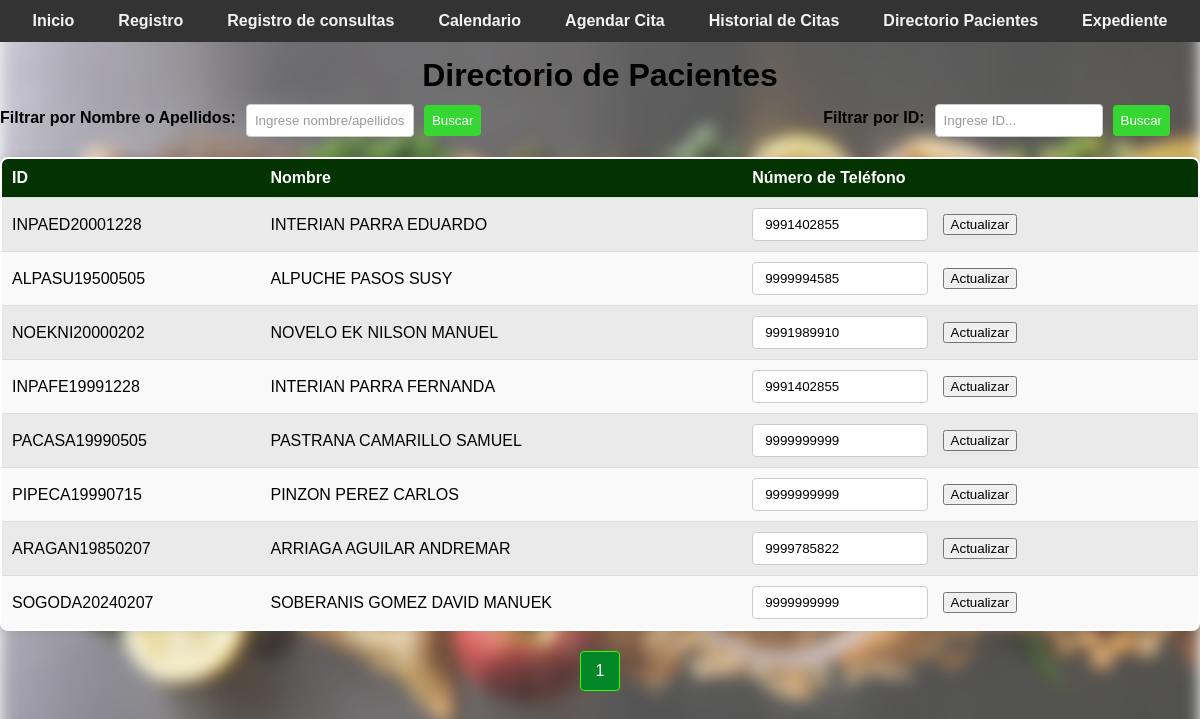
The page /directorio_pacientes on the database as committed earlier.
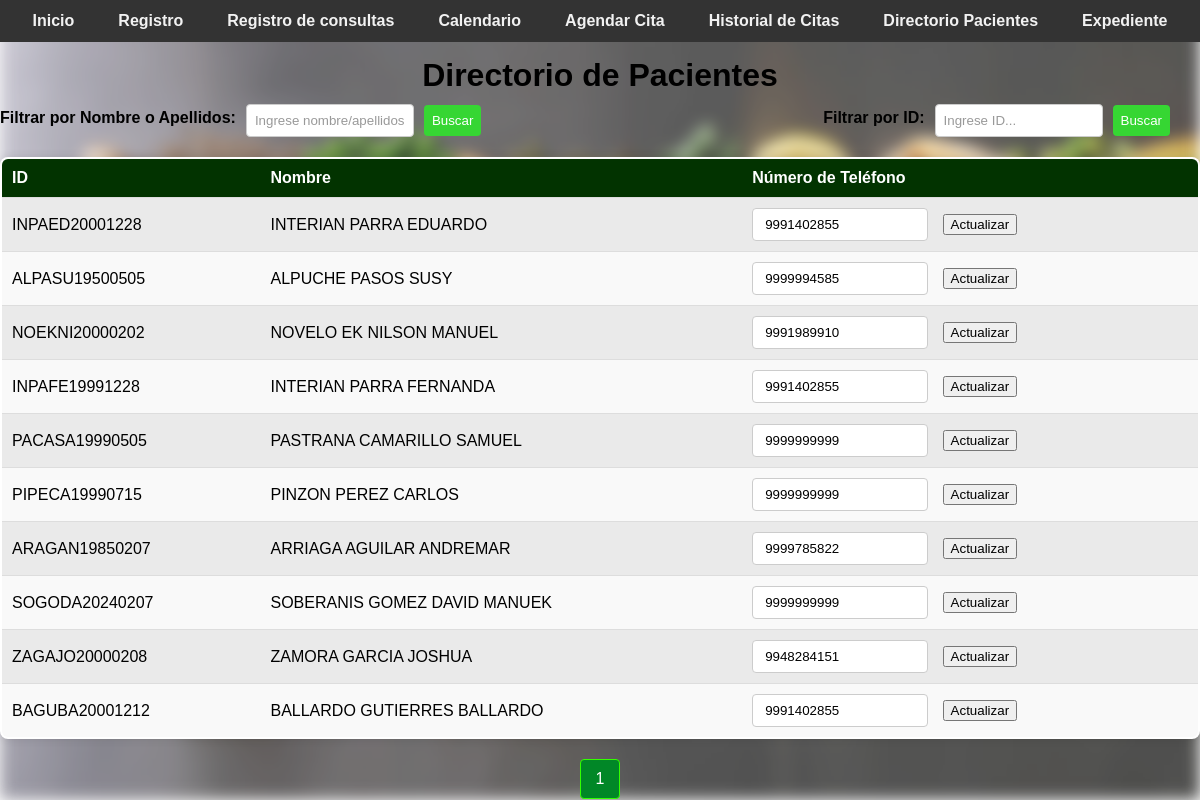
The same page on the database as committed later.
### tables this page shows
CREATE TABLE pacientes (
                    id_paciente TEXT PRIMARY KEY,
                    primer_apellido TEXT NOT NULL,
                    segundo_apellido TEXT NOT NULL,
                    nombres TEXT NOT NULL,
                    fecha_nacimiento TEXT NOT NULL,
                    religion TEXT NOT NULL,
                    escolaridad TEXT NOT NULL,
                    ocupacion TEXT NOT NULL,
                    estado_civil TEXT NOT NULL,
                    servicio_salud TEXT NOT NULL,
                    celular TEXT NOT NULL,
                    turno TEXT NOT NULL,
                    genero TEXT NOT NULL,
                    peso REAL NOT NULL,
                    altura REAL NOT NULL,
                    imc REAL NOT NULL,
                    fecha_registro TEXT NOT NULL,
                    registrado_por TEXT NOT NULL
                );

### app.py (the view, shortened to what this page needs)
@app.route('/directorio_pacientes', methods=['GET', 'POST'])
def directorio_pacientes():
    filter_text = ''
    filter_by = ''
    page = request.args.get('page', 1, type=int)
    per_page = 20
    query = "SELECT * FROM pacientes"
    params = ()
    query += " LIMIT ? OFFSET ?"
    params += (per_page, (page - 1) * per_page)
    with get_db_connection() as connection:
        cursor = connection.cursor()
        cursor.execute(query, params)
        pacientes = cursor.fetchall()
        cursor.execute("SELECT COUNT(*) FROM pacientes")
        total_pacientes = cursor.fetchone()[0]
    total_pages = (total_pacientes + per_page - 1) // per_page
    return render_template('nutricion/directorio_pacientes.html', pacientes=pacientes, page=page, total_pages=total_pages)

### app.py (called while the page is built)
def get_db_connection():
    connection = sqlite3.connect('nutricion_consulta.db')
    connection.row_factory = sqlite3.Row
    return connection

### templates/nutricion/directorio_pacientes.html (shortened to what this page needs)
<!DOCTYPE html>
<html lang="es">
<head>
    <link rel="stylesheet" href="{{ url_for('static', filename='css/style.css') }}">
</head>
<body>
    <div class="navbar" id="navbar">
        <a href="/">Inicio</a>
        <a href="/registro">Registro</a>
        <a href="/consultar">Registro de consultas</a>
        <a href="/agenda">Calendario</a>
        <a href="/agendar_cita">Agendar Cita</a>
        <a href="/historial_citas">Historial de Citas</a>
        <a href="/directorio_pacientes">Directorio Pacientes</a>
        <a href="/expediente">Expediente</a>
        </div>
<br>      <br>
    <h1>Directorio de Pacientes</h1>
    <div class="filter-container">
    <form action="{{ url_for('directorio_pacientes') }}" method="post" class="filter-form">
        <label for="filtro_apellidos">Filtrar por Nombre o Apellidos:</label>
        <input type="text" id="filtro_apellidos" name="filter_text" placeholder="Ingrese nombre/apellidos..">
        <input type="submit" value="Buscar">
    </form>
    <form action="{{ url_for('directorio_pacientes') }}" method="post" class="filter-form">
        <label for="filtro_id">Filtrar por ID:</label>
        <input type="text" id="filtro_id" name="filter_text" placeholder="Ingrese ID...">
        <input type="submit" value="Buscar">
    </form>
    </div>
    <table>
        <tr>
            <th>ID</th>
            <th>Nombre</th>
            <th>Número de Teléfono</th>
        </tr>
        {% for paciente in pacientes %}
        <tr>
            <td>{{ paciente[0] }}</td>
            <td>{{ paciente[1] }} {{ paciente[2] }} {{ paciente[3] }}</td>
            <td>
                <form method="post" style="display:inline;">
                    <input type="text" name="new_phone" value="{{ paciente[10] }}" pattern="[0-9]+" title="Ingrese al menos 10 dígitos numéricos" required minlength="10" maxlength="10">
                    <button type="submit">Actualizar</button>
                </form>
            </td>
        </tr>
        {% endfor %}
    </table>
    <div class="pagination">
        {% for p in range(1, total_pages + 1) %}
            <a href="{{ url_for('directorio_pacientes', page=p) }}" class="{{ 'active' if p == page else '' }}">{{ p }}</a>
        {% endfor %}
    </div>
</body>
</html>

### static/css/style.css (style rules this page uses)
body { font-family: Arial, sans-serif; margin: 0; padding: 0; }
body::before { content: ""; position: fixed; top: 0; left: 0; width: 100%; height: 100%; z-index: -1; background-image: url('/static/css/Imagen/fondo.jpg'); background-size: cover; filter: blur(8px); opacity: .8; }
label { font-weight: bold; }
.navbar { background-color: #333; display: flex; justify-content: center; padding: 25px 20; position: fixed; top: 0; left: 0; width: 100%; z-index: 1000; }
.navbar a { color: #f2f2f2; text-align: center; padding: 10px 20px; text-decoration: none; transition: background-color 0.3s ease, color 0.3s ease, border-color 0.3s ease; border-radius: 25px; margin: 20 5px; border: 2px solid transparent; font-weight: bold; }
.button, .btn-login, input[type="submit"] { display: inline-block; padding: 10px 20px; border-radius: 5px; cursor: pointer; text-decoration: none; transition: background-color 0.3s ease; }
label { display: inline-block; margin-bottom: 5px; }
input:required { border-color: #ff9999; }
input[type="text"]::placeholder, input[type="password"]::placeholder { color: #999; }
input[type="text"], input[type="number"], .add-button { width: 150px; padding: 8px 12px; margin-right: 10px; border-radius: 4px; border: 1px solid #ccc; cursor: pointer; }
th, td { padding: 10px; text-align: center; border-bottom: 1px solid #ddd; transition: background-color 0.3s; }
th { background-color: #333; color: #ffffff; }
tr:nth-child(even) { background-color: #f2f2f2; }
tr:nth-child(odd) { background-color: #e6e6e6; }
h1, h2, strong { color: #000000; }
h1 { margin-bottom: 10px; text-align: center; }
.filter-container { display: flex; justify-content: space-between; margin-bottom: 20px; }
.filter-form { display: flex; align-items: center; margin-right: 20px; display: flex; }
.filter-form label { margin-right: 10px; color: #000000; font-weight: bold; }
.filter-form input[type="text"], .filter-form input[type="number"], .filter-form input[type="date"], .filter-form input[type="time"], .filter-form input[type="tel"], .filter-form input[type="number,2"], .filter-form input[type="submit"] { padding: 8px; border-radius: 4px; border: 1px solid #ccc; margin-right: 10px; }
.filter-form input[type="submit"] { background-color: #36d633; color: #fff; border: none; cursor: pointer; }
table { width: 100%; margin: 0 auto; border: 2px solid #000000; border-radius: 8px; overflow: hidden; box-shadow: 0 0 10px rgba(0, 0, 0, 0.1); max-width: 100%; border-collapse: collapse; margin-bottom: 10px; background-color: #fff; opacity: 1; animation: fadeIn 0.5s ease-in-out; transition: opacity 0.5s ease-in-out; text-size-adjust: 10%; }
table th, table td { padding: 10px; border-bottom: 1px solid #ddd; text-align: left; }
table th { background-color: #023300; font-weight: bold; }
table tr:nth-child(odd) { background-color: #f9f9f9; }
table tr:nth-child(even) { background-color: #eaeaea; }
.pagination { display: flex; justify-content: center; align-items: center; margin-top: 20px; }
.pagination a { color: #018727; padding: 10px 15px; text-decoration: none; border: 1px solid #dee2e6; margin: 0 5px; border-radius: 4px; transition: background-color 0.3s, color 0.3s; }
.pagination a.active { background-color: #018727; color: white; border-color: #33ff00; }

Rows that differ between the two databases and show on the page:
added pacientes: id_paciente "ZAGAJO20000208", primer_apellido "ZAMORA", segundo_apellido "GARCIA", nombres "JOSHUA", new_phone "9948284151"
added pacientes: id_paciente "BAGUBA20001212", primer_apellido "BALLARDO", segundo_apellido "GUTIERRES", nombres "BALLARDO", new_phone "9991402855"
